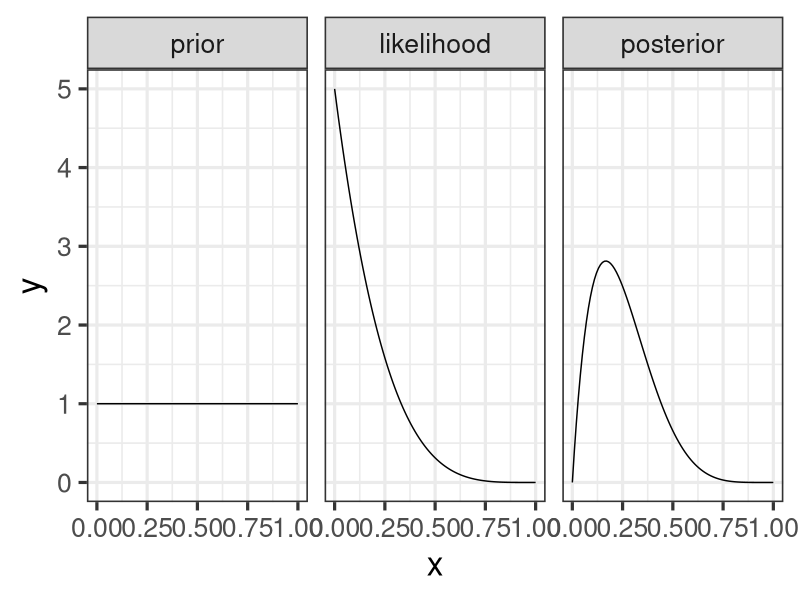

The R script that drew this image:

## ----setup, include=FALSE, echo=FALSE------------------------------------
require(knitr)
require(ggplot2)
opts_chunk$set(include=TRUE,cache=TRUE,fig.align='center')
options(digits = 3)


## ----pre_bayes,echo=FALSE,fig.width=14,fig.height=6----------------------
x <- seq(0, 1, by = .01)
a <- data.frame(x = rep(x, 3), y = c(dbeta(x, 1, 1), dbeta(x, 1, 5), dbeta(x, 2, 6)), rate = factor(rep(1:3, each = length(x)), labels = c("prior", "likelihood", "posterior")))
qplot(x, y, data = a, geom = "line") + facet_grid(.~rate) + theme_bw(base_size=24)


## ----cancer_calc---------------------------------------------------------
.01 * .8/(.01 * .8 + .99 * .096)


## ----poisson_setup,echo=FALSE--------------------------------------------
obs <- c(1, 1, 2, 5)
obs


## ----priors--------------------------------------------------------------
priors <- c(.2, .2, .4, .2)


## ----poisson_lik---------------------------------------------------------
rates <- 3:6
lik <- sapply(rates, function(x) sum(dpois(obs, x)))
lik


## ----post_odds-----------------------------------------------------------
priors * lik


## ------------------------------------------------------------------------
pd <- sum(lik)
lik * priors/pd


